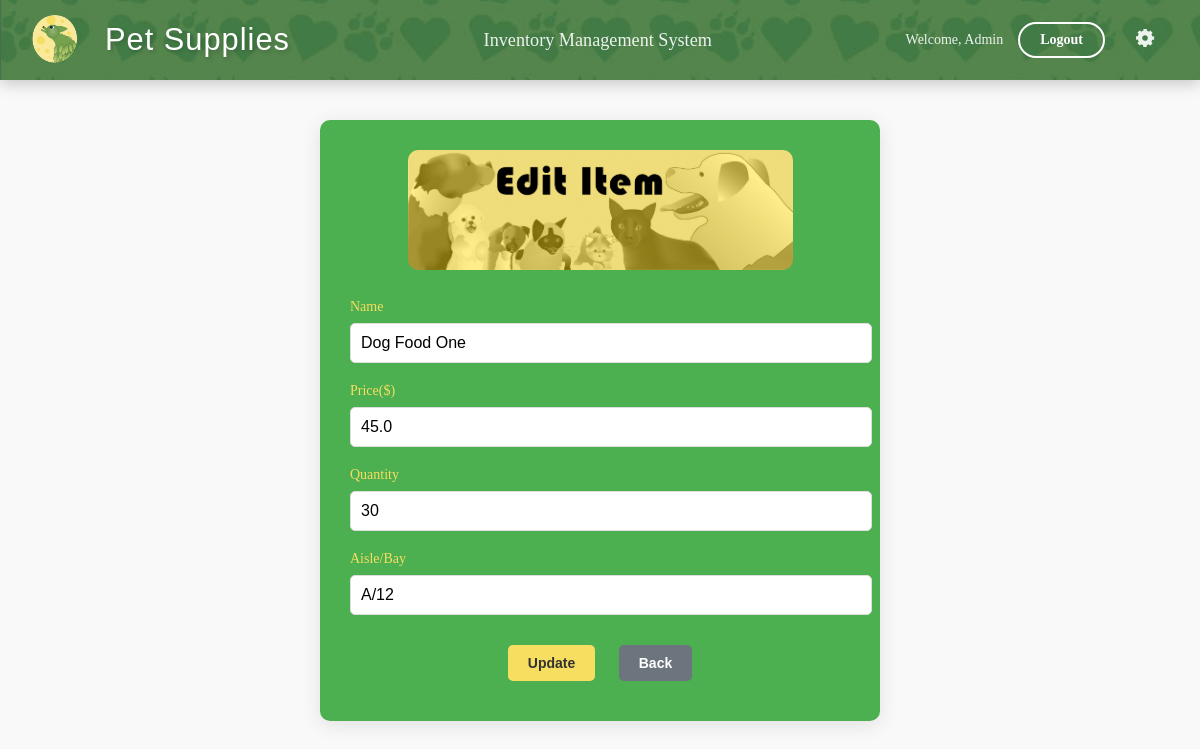
/edit-supply/Dog Food One/ (signed in), run on the app's committed database.
### inventory/models.py (models this page shows, shortened)
class Supply(models.Model):
    name = models.CharField(max_length=255, primary_key=True)
    price = models.FloatField()
    quantity = models.IntegerField()
    location = models.CharField(max_length=255)
    reorder_point = models.PositiveIntegerField(default=5)
    deleted = models.BooleanField(default=False)

### inventory/views.py (the view)
# urls.py: path('edit-supply/<str:supply_name>/', views.edit_supply, name='edit_supply'),
@login_required
def edit_supply(request, supply_name):
    supply = get_object_or_404(Supply, name=supply_name)
    if request.method == 'POST':
        old_data = f'{supply.name}, ${supply.price:,.2f}, {supply.quantity}, {supply.location}'
        form = SupplyForm(request.POST, instance=supply)
        if form.is_valid():
            supply = form.save()
            new_data = f'{supply.name}, ${supply.price:,.2f}, {supply.quantity}, {supply.location}'
            AuditLog.objects.create(
                user=request.user,
                action='UPDATE',
                supply=supply,
                changes=f'From {old_data} to {new_data}'
            )
            messages.success(request, 'Supply updated successfully!')
    else:
        form = SupplyForm(instance=supply)
    return render(request, 'inventory/edit_supply.html', {'form': form})

### inventory/forms.py
class SupplyForm(forms.ModelForm):
    class Meta:
        model = Supply
        fields = ['name', 'price', 'quantity', 'location']
        labels = {
            'name': 'Name',
            'price': 'Price($)',
            'quantity': 'Quantity',
            'location': 'Aisle/Bay',
        }
        widgets = {
            'location': forms.TextInput(attrs={'placeholder': 'A/12'}),
        }
    def __init__(self, *args, **kwargs):
        super(SupplyForm, self).__init__(*args, **kwargs)
        self.fields['location'].validators.append(aisle_bay_validator)

### inventory/templates/inventory/edit_supply.html (shortened to what this page needs)
{% extends 'inventory/base.html' %}
{% load static %}
{% block content %}
<div class="form-container">
    <div class="login-form">
        <center>
            <img src="{% static 'icons/BannerYE.jpg' %}" alt="edit_banner" class="login-image">
        </center>
        <form method="POST">
            {% for field in form %}
            <div class="form-group">
                <label for="{{ field.id_for_label }}">{{ field.label }}</label>
                {{ field }}
            </div>
            {% endfor %}
            <center>
                <button type="submit">Update</button>
                <a href="{% url 'index' %}">
                    <button type="button" class="back-button">Back</button>
                </a>
            </center>
        </form>
    </div>
</div>
{% endblock %}

### inventory/templates/inventory/base.html (shortened to what this page needs)
{% load static %}
<!DOCTYPE html>
<html lang="en">
<head>
    <link rel="stylesheet" href="{% static 'css/styles.css' %}">
</head>
<body>
    <header class="header-container">
        <img src="{% static 'icons/header_image.jpg' %}" alt="Header Background" class="header-bg">
        <div class="header-content">
            <div class="header-left">
                <img src="{% static 'icons/TLeafLogo2sm.png' %}" alt="T Leaf Logo" class="logo">
                <div class="header-title">Pet Supplies</div>
            </div>
            <div class="header-subtitle">Inventory Management System</div>
            <div class="header-right">
                {% if user.is_authenticated %}
                    <span class="welcome-text">Welcome, {{ user.username }}</span>
                    <a href="{% url 'logout' %}" class="header-button">Logout</a>
                    {% if request.user.is_superuser %}
        <div class="dropdown">
            <span class="gear-icon"><img src="{% static 'icons/settinggear.svg' %}" alt="settign gear" class="logo"></span>
        </div>
                    {% else %}
                         <p></p>
                    {% endif %}
                {% else %}
                    <a href="{% url 'login' %}" class="header-button">Login</a>
                {% endif %}
            </div>
        </div>
    </header>
    <div class="content-container">
        {% block content %}{% endblock %}
    </div>
</body>
</html>

### inventory/static/css/styles.css (style rules this page uses)
body { font-family: 'Georgia', serif; font-size: 14px; margin-top: 100px; background-color: #f9f9f9; }
.header-container { position: fixed; top: 0; left: 0; right: 0; height: 80px; background: linear-gradient(135deg, #1e4d2b, #2E7D32); color: white; z-index: 1000; box-shadow: 0 2px 10px rgba(0, 0, 0, 0.1); transition: all 0.3s ease; }
.header-bg { position: absolute; top: 0; left: 0; width: 100%; height: 100%; object-fit: cover; z-index: 1; }
.header-content { position: relative; z-index: 2; display: flex; align-items: center; justify-content: space-between; padding: 0 30px; height: 100%; max-width: 1400px; margin: 0 auto; }
.header-left { display: flex; align-items: center; gap: 25px; }
.header-title { font-family: 'Bauhaus 93', Arial, sans-serif; font-size: 2.2em; text-shadow: 2px 2px 4px rgba(0, 0, 0, 0.2); letter-spacing: 1px; }
.header-subtitle { font-size: 1.3em; opacity: 0.9; font-weight: 300; }
.header-right { display: flex; align-items: center; gap: 15px; }
.logo { width: 50px; height: 50px; border-radius: 50%; object-fit: cover; transition: transform 0.3s ease; }
.welcome-text { font-size: 14px; opacity: 0.9; }
.header-button { display: inline-block; padding: 8px 20px; background-color: transparent; border: 2px solid white; color: white; text-decoration: none; border-radius: 20px; font-weight: bold; transition: all 0.3s ease; }
button { padding: 8px 15px; margin: 5px; border-radius: 4px; border: none; background-color: #4CAF50; color: white; cursor: pointer; font-size: 14px; transition: background-color 0.3s; }
.header-right span { font-size: 14px; opacity: 0.9; }

### inventory/templates/inventory/base.html (style rules this page uses)
.dropdown { position: relative; display: inline-block; }
.gear-icon { cursor: pointer; font-size: 24px; }

### inventory/templates/inventory/edit_supply.html (style rules this page uses)
.form-container { display: flex; justify-content: center; align-items: center; min-height: calc(100vh - 200px); padding: 20px; }
.login-form { background-color: #4CAF50; padding: 30px; border-radius: 10px; box-shadow: 0 4px 20px rgba(0, 0, 0, 0.1); max-width: 500px; width: 100%; }
.login-image { width: 100%; max-width: 385px; height: auto; margin-bottom: 25px; border-radius: 10px; }
.form-group { margin-bottom: 20px; }
.form-group label { display: block; color: #F6DE60; margin-bottom: 8px; font-weight: 500; }
.form-group input { width: 100%; padding: 10px; border: 1px solid #ddd; border-radius: 5px; font-size: 16px; }
button { background-color: #F6DE60; color: #333; padding: 10px 20px; border: none; border-radius: 5px; cursor: pointer; margin: 10px; font-weight: 600; transition: background-color 0.3s; }
.back-button { background-color: #6c757d; color: white; }

### data on the page
Supply: form "Dog Food One" "45.0" "30" "A/12"

### other printed values
{{ user.username }} "Admin"
{{ field.label }} "Name" "Price($)" "Quantity" "Aisle/Bay"
